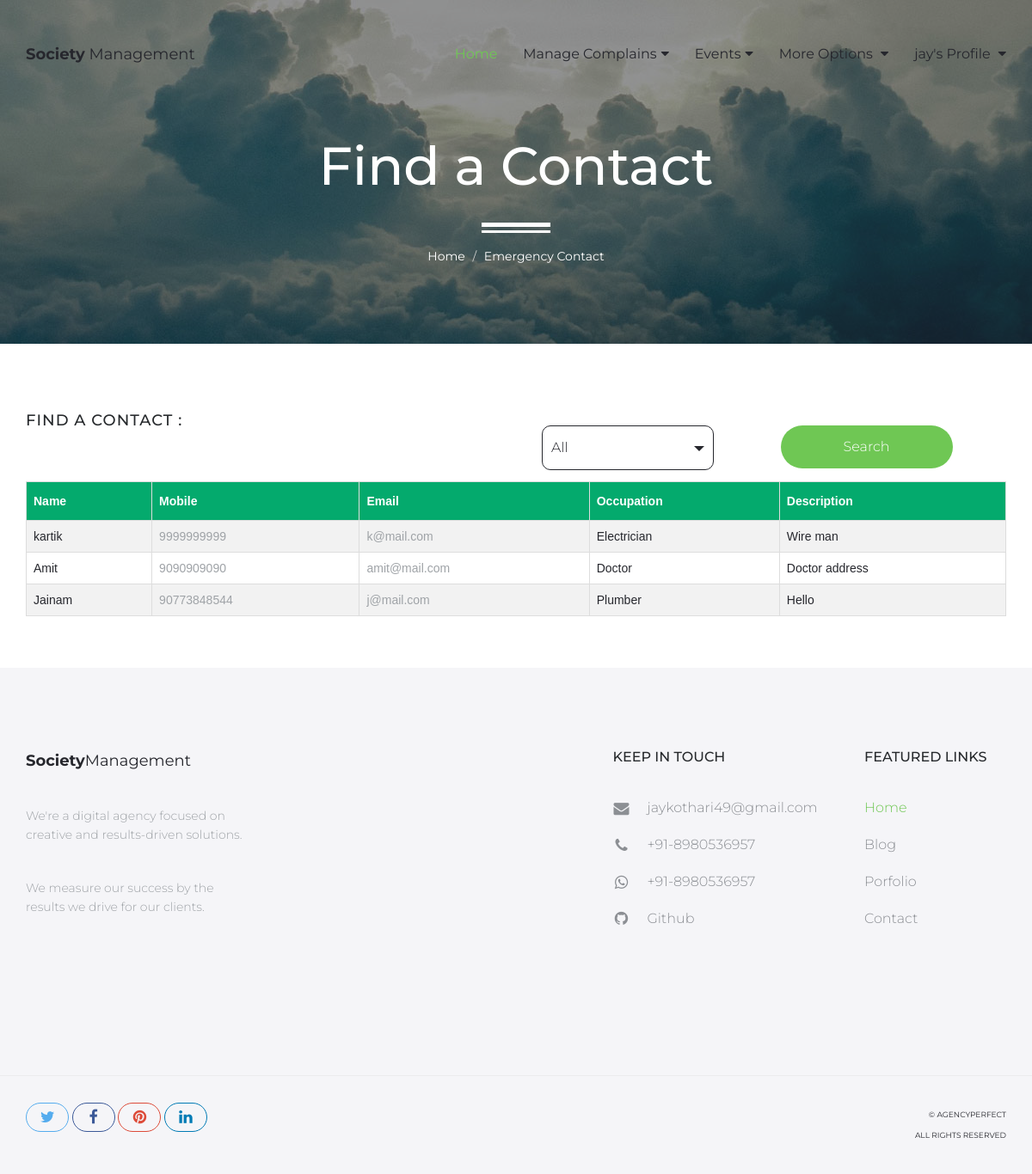
The page /emergency-contact/ (signed in) on the database its author committed.
### MemberApp/models.py (models this page shows, shortened)
class Member(models.Model):
    doc_choice = (
        ('Aadhar','Aadhar'),
        ('PAN','PAN'),
        ('DL','DL'),
        ('Other','Other'),
    )
    uid = models.ForeignKey(SecUser,on_delete=models.CASCADE,null=True)
    fname = models.CharField(max_length=20)
    lname = models.CharField(max_length=20)
    email = models.EmailField(unique=True)
    mobile = models.CharField(max_length=15)
    doc = models.CharField(max_length=30,choices=doc_choice)
    doc_number = models.CharField(max_length=20)
    flat_no = models.CharField(max_length=10)
    address = models.TextField()
    password = models.CharField(max_length=20)
    pic = models.FileField(upload_to='member',default='avatar.png')
    verify = models.BooleanField(default=False)
    role = models.CharField(max_length=20,default='member')
    created_at = models.DateTimeField(auto_now_add=True)

### SecApp/models.py (models this page shows, shortened)
class Emergency(models.Model):
    cate_choice = (
        ('Doctor','Doctor'),
        ('Plumber','Plumber'),
        ('Electrician','Electrician'),
        ('Cate','Cate'),
    )
    uid = models.ForeignKey(SecUser,on_delete=models.CASCADE)
    name = models.CharField(max_length=50)
    mobile = models.CharField(max_length=13)
    email = models.EmailField()
    occupation = models.CharField(max_length=50,choices=cate_choice)
    des = models.TextField()

### MemberApp/views.py (the view)
# urls.py: path('emergency-contact/',views.emergency_contact,name='emergency-contact'),
def emergency_contact(request):
    contacts = sm.Emergency.objects.all()
    member = Member.objects.get(email=request.session['memail'])
    if request.method == 'POST':
        if request.POST['cate'] == 'all':
            contacts = sm.Emergency.objects.all()
        else:
            contacts = sm.Emergency.objects.filter(occupation=request.POST['cate'])
    return render(request,'emergency-contact.html',{'member':member,'contacts':contacts})

### MemberApp/templates/emergency-contact.html (shortened to what this page needs)
{% extends 'member-header.html' %}
{% load static %}
{% block content %}
<div id="hero" class="hero overlay subpage-hero contact-hero">
    <div class="hero-content">
        <div class="hero-text">
            <h1>Find a Contact</h1>
            <ol class="breadcrumb">
              <li class="breadcrumb-item"><a href="{% url 'member-index' %}">Home</a></li>
              <li class="breadcrumb-item active">Emergency Contact</li>
            </ol>
        </div>
    </div>
</div>
<main id="main" class="site-main">
    <section class="site-section subpage-site-section section-contact-us">
        <div class="container">
            <div class="row">
                <div class="col-sm-6">
                    <div>
                        <h2>Find a Contact : </h2>
                    </div>
                </div>
                <div class="col-sm-6">
                    <form action="" method="POST">
                        <div class="col-md-6">
                            <select style="padding-left: 30px;" name="cate" class="selectpicker">
                                <option value="all">All</option>
                            </select>
                        </div>
                        <div class="col-md-6">
                            <button type="submit" class="btn btn-green">Search</button>
                        </div>
                    </form>
                </div>
            </div>
            <table id="customers">
                <tr>
                  <th>Name</th>
                  <th>Mobile</th>
                  <th>Email</th>
                  <th>Occupation</th>
                  <th>Description</th>
                </tr>
                {% for i in contacts %}
                <tr>
                  <td>{{i.name}}</td>
                  <td><a href="tel:+91{{i.mobile}}"> {{i.mobile}}</a></td>
                  <td><a href="mailto:{{i.email}}"> {{i.email}}</a></td>
                  <td>{{i.occupation}}</td>
                  <td>{{i.des}}</td>
                </tr>
                {% endfor %}
              </table>
        </div>
    </section>
</main>
{% endblock %}

### MemberApp/templates/member-header.html (shortened to what this page needs)
{% load static %}
<!DOCTYPE html>
<html lang="en">
<head>
    <link rel="stylesheet" href="http://cdnjs.cloudflare.com/ajax/libs/font-awesome/4.4.0/css/font-awesome.min.css">
    <link href="{% static 'mem/assets/css/bootstrap.min.css' %}" rel="stylesheet">
    <link href="{% static 'mem/assets/css/style.css' %}" rel="stylesheet">
    <link href="{% static 'mem/assets/css/responsive.css' %}" rel="stylesheet">
</head>
<body>
    <header id="masthead" class="site-header">
        <nav id="primary-navigation" class="site-navigation">
            <div class="container">
                <div class="navbar-header">
                    <a class="site-title"><span>Society</span> Management</a>
                </div>
                <div class="collapse navbar-collapse" id="agency-navbar-collapse">
                    <ul class="nav navbar-nav navbar-right">
                        <li class="active"><a href="{% url 'member-index' %}">Home</a></li>
                        {% if member.role == 'member' %}
                        <li class="dropdown"><a href="#" class="dropdown-toggle" data-toggle="dropdown">Manage Complains<i class="fa fa-caret-down hidden-xs" aria-hidden="true"></i></a>
                        </li>
                        <li class="dropdown"><a href="#" class="dropdown-toggle" data-toggle="dropdown">Events<i class="fa fa-caret-down hidden-xs" aria-hidden="true"></i></a>
                        </li>
                        <li class="dropdown"><a href="#" class="dropdown-toggle" aria-hidden="true" data-toggle="dropdown">More Options <i class="fa fa-caret-down hidden-xs" aria-hidden="true"></i></a>
                        </li>
                        {% endif %}
                        {% if request.session.memail %}
                        <li class="dropdown"><a href="#" class="dropdown-toggle" data-toggle="dropdown"> {{member.fname}}'s Profile <i class="fa fa-caret-down hidden-xs" aria-hidden="true"></i></a>
                        </li>
                        {% endif %}
                    </ul>
                </div>
            </div>
        </nav>
    </header>
{% block content %}
{% endblock %}
<footer id="colophon" class="site-footer">
    <div class="container">
        <div class="row">
            <div class="col-md-3 col-sm-4 col-xs-6">
                <a class="site-title"><span>Society</span>Management</a>
                <p>We're a digital agency focused on creative and results-driven solutions.</p>
                <p>We measure our success by the results we drive for our clients.</p>
            </div>
            <div class="col-lg-offset-4 col-md-3 col-sm-4 col-md-offset-2 col-sm-offset-0 col-xs-6 ">
                <h3>Keep in touch</h3>
                <ul class="list-unstyled contact-links">
                    <li><i class="fa fa-envelope" aria-hidden="true"></i><a href="mailto:jaykothari49@gmail.com">jaykothari49@gmail.com</a></li>
                    <li><i class="fa fa-phone" aria-hidden="true"></i><a href="tel:+918980536957" target="_blank">+91-8980536957 </a></li>
                    <li><i class="fa fa-whatsapp" aria-hidden="true"></i><a href="https://api.whatsapp.com/send/?phone=918980536957&text&app_absent=0" target="_blank">+91-8980536957</a></li>
                    <li><i class="fa fa-github" aria-hidden="true"></i><a href="https://github.com/jaykothari-github" target="_blank">Github</a></li>
                </ul>
            </div>
            <div class="col-lg-2 col-md-3 col-sm-4 col-xs-6">
                <h3>Featured links</h3>
                <ul class="list-unstyled">
                    <li class="active"><a href="index.html">Home</a></li>
                    <li><a href="blog.html">Blog</a></li>
                    <li><a href="portfolio.html">Porfolio</a></li>
                    <li><a href="contact.html">Contact</a></li>
                </ul>
            </div>
        </div>
    </div>
    <div class="copyright">
        <div class="container">
            <div class="row">
                <div class="col-xs-8">
                    <div class="social-links">
                        <a class="twitter-bg" href="#"><i class="fa fa-twitter"></i></a>
                        <a class="facebook-bg" href="#"><i class="fa fa-facebook"></i></a>
                        <a class="pinterest" href="#"><i class="fa fa-pinterest"></i></a>
                        <a class="linkedin-bg" href="#"><i class="fa fa-linkedin"></i></a>
                    </div>
                </div>
                <div class="col-xs-4">
                    <div class="text-right">
                        <p>&copy; AgencyPerfect</p>
                        <p>All Rights Reserved</p>
                    </div>
                </div>
            </div>
        </div>
    </div>
</footer>
</body>
</html>

### MemberApp/templates/emergency-contact.html (style rules this page uses)
#customers { font-family: Arial, Helvetica, sans-serif; border-collapse: collapse; width: 100%; }
#customers td, #customers th { border: 1px solid #ddd; padding: 8px; }
#customers tr:nth-child(even) { background-color: #f2f2f2; }
#customers th { padding-top: 12px; padding-bottom: 12px; text-align: left; background-color: #04AA6D; color: white; }

### rows shown on the page
Member: fname "jay"
Emergency: name "kartik", mobile "9999999999", email "k@mail.com", occupation "Electrician", des "Wire man"
Emergency: name "Amit", mobile "9090909090", email "amit@mail.com", occupation "Doctor", des "Doctor address"
Emergency: name "Jainam", mobile "90773848544", email "j@mail.com", occupation "Plumber", des "Hello"
